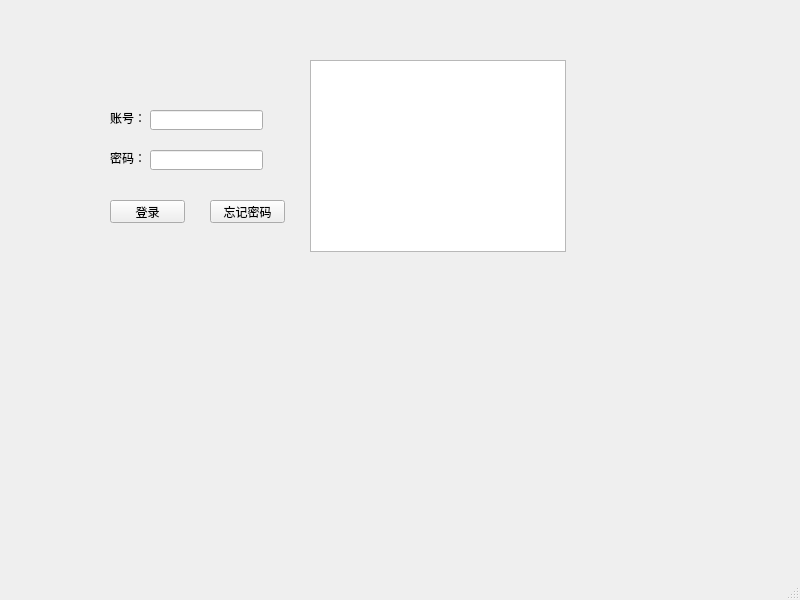
<?xml version="1.0" encoding="UTF-8"?>
<ui version="4.0">
 <class>MainWindow</class>
 <widget class="QMainWindow" name="MainWindow">
  <property name="geometry">
   <rect>
    <x>0</x>
    <y>0</y>
    <width>800</width>
    <height>600</height>
   </rect>
  </property>
  <property name="windowTitle">
   <string>MainWindow</string>
  </property>
  <widget class="QWidget" name="centralwidget">
   <widget class="QLabel" name="label">
    <property name="geometry">
     <rect>
      <x>110</x>
      <y>110</y>
      <width>31</width>
      <height>16</height>
     </rect>
    </property>
    <property name="text">
     <string>账号：</string>
    </property>
   </widget>
   <widget class="QLabel" name="label_2">
    <property name="geometry">
     <rect>
      <x>110</x>
      <y>150</y>
      <width>31</width>
      <height>16</height>
     </rect>
    </property>
    <property name="text">
     <string>密码：</string>
    </property>
   </widget>
   <widget class="QTextBrowser" name="textBrowser">
    <property name="geometry">
     <rect>
      <x>310</x>
      <y>60</y>
      <width>256</width>
      <height>192</height>
     </rect>
    </property>
   </widget>
   <widget class="QPushButton" name="pushButton">
    <property name="geometry">
     <rect>
      <x>110</x>
      <y>200</y>
      <width>75</width>
      <height>23</height>
     </rect>
    </property>
    <property name="text">
     <string>登录</string>
    </property>
   </widget>
   <widget class="QPushButton" name="pushButton_2">
    <property name="geometry">
     <rect>
      <x>210</x>
      <y>200</y>
      <width>75</width>
      <height>23</height>
     </rect>
    </property>
    <property name="text">
     <string>忘记密码</string>
    </property>
   </widget>
   <widget class="QLineEdit" name="lineEdit">
    <property name="geometry">
     <rect>
      <x>150</x>
      <y>110</y>
      <width>113</width>
      <height>20</height>
     </rect>
    </property>
   </widget>
   <widget class="QLineEdit" name="lineEdit_2">
    <property name="geometry">
     <rect>
      <x>150</x>
      <y>150</y>
      <width>113</width>
      <height>20</height>
     </rect>
    </property>
   </widget>
  </widget>
  <widget class="QMenuBar" name="menubar">
   <property name="geometry">
    <rect>
     <x>0</x>
     <y>0</y>
     <width>800</width>
     <height>22</height>
    </rect>
   </property>
  </widget>
  <widget class="QStatusBar" name="statusbar"/>
 </widget>
 <resources/>
 <connections>
  <connection>
   <sender>pushButton</sender>
   <signal>clicked()</signal>
   <receiver>textBrowser</receiver>
   <slot>show()</slot>
   <hints>
    <hint type="sourcelabel">
     <x>147</x>
     <y>233</y>
    </hint>
    <hint type="destinationlabel">
     <x>437</x>
     <y>177</y>
    </hint>
   </hints>
  </connection>
 </connections>
</ui>
